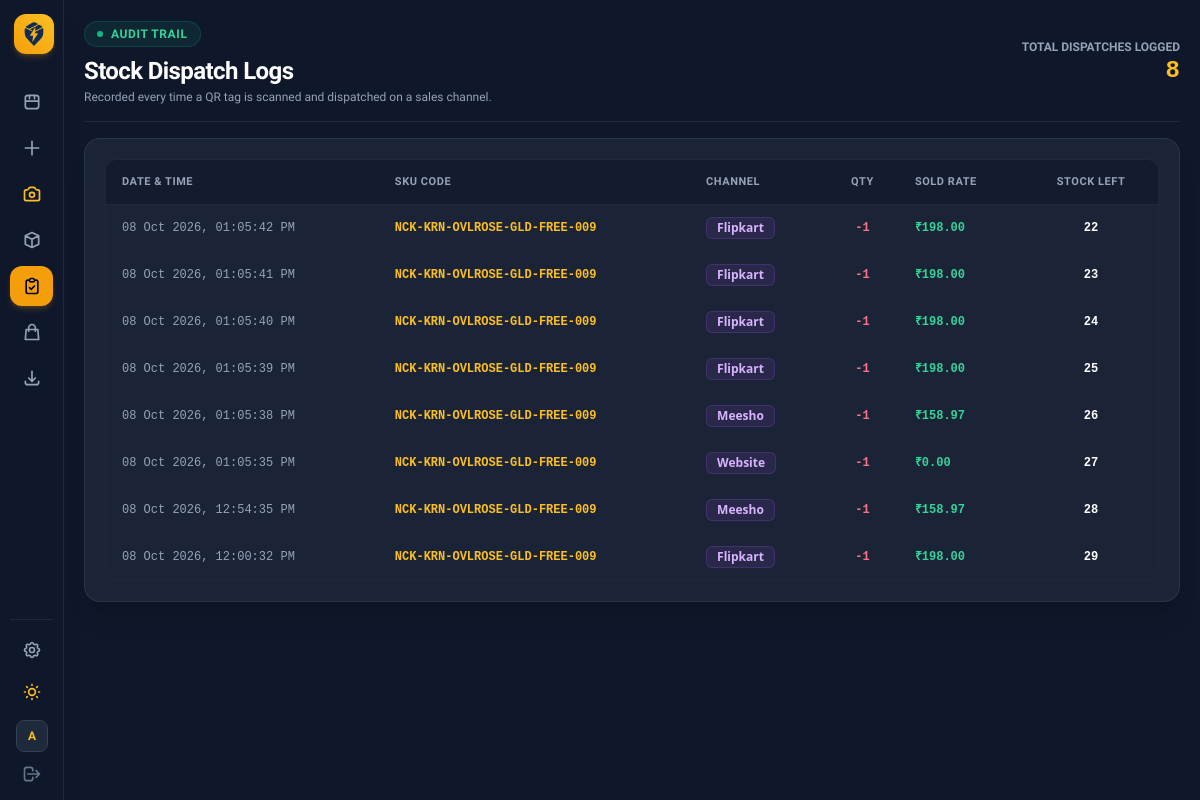
Page /dispatch-logs/ (signed in) on the earlier database version.
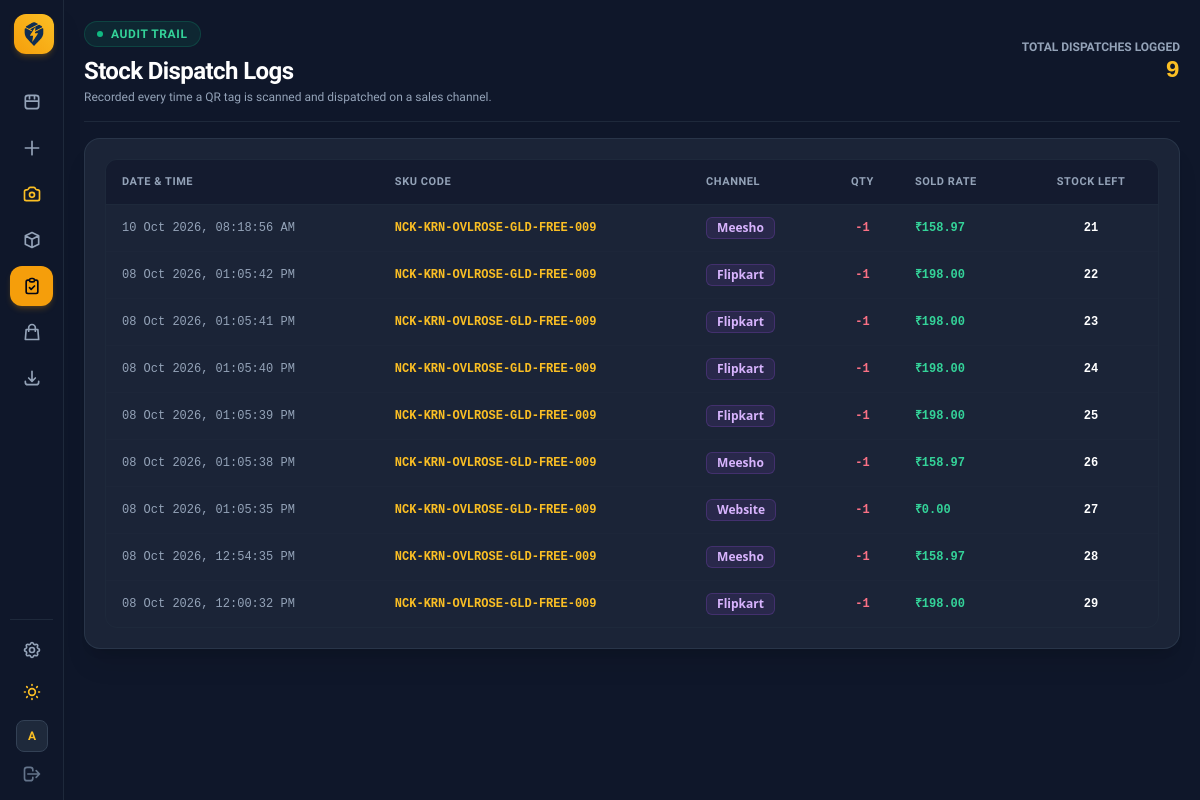
Same page on the later database version.
### sku_manager/models.py (models this page shows, shortened)
class DispatchLog(models.Model):
    sku = models.ForeignKey(JewelrySKU, on_delete=models.CASCADE, related_name='dispatch_logs')
    platform = models.ForeignKey(Platform, on_delete=models.SET_NULL, null=True, blank=True)
    platform_name = models.CharField(max_length=50)
    quantity = models.PositiveIntegerField(default=1)
    sold_price = models.DecimalField(max_digits=10, decimal_places=2, default=0.00)
    stock_after = models.PositiveIntegerField(default=0)
    dispatched_at = models.DateTimeField(auto_now_add=True)
    class Meta:
        ordering = ['-dispatched_at']

class JewelrySKU(models.Model):
    name = models.CharField(max_length=100)
    category = models.CharField(max_length=50, default='General')
    style = models.CharField(max_length=50, blank=True, default='Standard')
    design_model = models.CharField(max_length=50, blank=True, default='')
    size = models.CharField(max_length=30, blank=True, default='Free Size')
    color = models.CharField(max_length=30, blank=True, default='Black')
    number = models.CharField(max_length=10, default='001')
    sku = models.CharField(max_length=100, unique=True, editable=False)
    image = models.ImageField(upload_to='products/', null=True, blank=True)
    is_listed = models.BooleanField(default=True)
    batch_no = models.CharField(max_length=50, blank=True, default='')
    stock = models.PositiveIntegerField(default=0)
    storage_box = models.ForeignKey(StorageBox, on_delete=models.SET_NULL, null=True, blank=True, related_name='skus')
    section_name = models.CharField(max_length=50, blank=True, default='Main Slot')
    purchase_price = models.DecimalField(max_digits=10, decimal_places=2, default=0.00)
    selling_price = models.DecimalField(max_digits=10, decimal_places=2, default=0.00)
    created_at = models.DateTimeField(auto_now_add=True)
    updated_at = models.DateTimeField(auto_now=True)
    class Meta:
        ordering = ['-created_at']

### sku_manager/views.py (the view)
# urls.py: path('dispatch-logs/', views.dispatch_logs, name='dispatch_logs'),
@login_required(login_url='login')
def dispatch_logs(request):
    logs = DispatchLog.objects.select_related('sku').all()
    return render(request, 'sku_manager/dispatch_logs.html', {
        'logs': logs,
        'total_dispatches': logs.count(),
        'active_page': 'dispatch_logs',
    })

### templates/sku_manager/dispatch_logs.html (shortened to what this page needs)
{% extends "sku_manager/base.html" %}
{% block content %}
<header class="flex flex-col sm:flex-row sm:items-center justify-between border-b border-slate-200 dark:border-slate-800 pb-4 gap-4">
  <div>
    <div class="inline-flex items-center gap-2 px-3 py-1 rounded-full bg-emerald-500/10 text-emerald-600 dark:text-emerald-400 border border-emerald-500/20 text-xs font-semibold uppercase tracking-wider mb-2">
      <span class="w-1.5 h-1.5 rounded-full bg-emerald-500 animate-pulse"></span>
      Audit Trail
    </div>
    <h1 class="text-2xl font-extrabold text-slate-900 dark:text-white tracking-tight">Stock Dispatch Logs</h1>
    <p class="text-slate-500 dark:text-slate-400 text-xs mt-0.5">Recorded every time a QR tag is scanned and dispatched on a sales channel.</p>
  </div>
  <div class="text-left sm:text-right">
    <div class="text-xs text-slate-500 dark:text-slate-400 uppercase font-semibold">Total Dispatches Logged</div>
    <div class="text-2xl font-black font-mono text-amber-600 dark:text-amber-400">{{ total_dispatches }}</div>
  </div>
</header>
<div class="bg-white dark:bg-slate-800/80 border border-slate-200 dark:border-slate-700/60 rounded-2xl p-4 sm:p-5 shadow-sm dark:shadow-xl space-y-4">
  <div class="overflow-x-auto rounded-xl border border-slate-200 dark:border-slate-800">
    <table class="w-full text-left text-sm text-slate-700 dark:text-slate-300">
      <thead class="bg-slate-50 dark:bg-slate-900/60 text-[11px] uppercase tracking-wider text-slate-500 dark:text-slate-400 border-b border-slate-200 dark:border-slate-800">
        <tr>
          <th class="py-3 px-4 font-semibold">Date & Time</th>
          <th class="py-3 px-4 font-semibold">SKU Code</th>
          <th class="py-3 px-4 font-semibold">Channel</th>
          <th class="py-3 px-4 text-center font-semibold">Qty</th>
          <th class="py-3 px-4 font-semibold">Sold Rate</th>
          <th class="py-3 px-4 text-center font-semibold">Stock Left</th>
        </tr>
      </thead>
      <tbody class="divide-y divide-slate-100 dark:divide-slate-800/60 font-mono text-xs">
        {% for log in logs %}
          <tr class="hover:bg-slate-50 dark:hover:bg-slate-800/30 transition">
            <td class="py-3 px-4 text-slate-500 dark:text-slate-400">{{ log.dispatched_at|date:"d M Y, h:i:s A" }}</td>
            <td class="py-3 px-4 font-bold text-amber-600 dark:text-amber-400">{{ log.sku.sku }}</td>
            <td class="py-3 px-4 font-sans font-semibold">
              <span class="inline-flex items-center gap-1.5 px-2.5 py-0.5 rounded-md bg-purple-500/10 border border-purple-500/20 text-purple-700 dark:text-purple-300 text-xs font-semibold">
                {{ log.platform_name }}
              </span>
            </td>
            <td class="py-3 px-4 text-center text-rose-500 dark:text-rose-400 font-bold">-{{ log.quantity }}</td>
            <td class="py-3 px-4 text-emerald-600 dark:text-emerald-400 font-bold">₹{{ log.sold_price }}</td>
            <td class="py-3 px-4 text-center text-slate-900 dark:text-white font-bold">{{ log.stock_after }}</td>
          </tr>
        {% empty %}
          <tr>
            <td colspan="6" class="text-center py-12 text-slate-400 dark:text-slate-500 text-xs font-sans">
              No sales dispatches logged yet. Scan any tag to register your first sale!
            </td>
          </tr>
        {% endfor %}
      </tbody>
    </table>
  </div>
</div>
{% endblock %}

### templates/sku_manager/base.html (shortened to what this page needs)
{% load static %}
<!DOCTYPE html>
<html lang="en" class="dark">
<head>
  <script src="https://cdn.tailwindcss.com"></script>
</head>
<body class="bg-slate-100 text-slate-800 dark:bg-slate-900 dark:text-slate-100 min-h-screen flex antialiased transition-colors duration-200">
  <aside class="group fixed left-0 top-0 z-40 h-screen w-16 hover:w-60 transition-all duration-300 ease-in-out bg-white border-r border-slate-200 dark:bg-slate-900 dark:border-slate-800 flex flex-col justify-between p-2.5 shadow-xl overflow-hidden">
    <div class="space-y-6">
      <a href="{% url 'inventory_list' %}" class="flex items-center gap-3 px-1 py-1">
        <div class="w-10 h-10 min-w-[40px] rounded-xl bg-gradient-to-tr from-amber-500 to-amber-400 flex items-center justify-center shadow-md shadow-amber-500/20 text-slate-950">
          <img src="{% static 'tatkal-pick-icon.svg' %}" class="w-7 h-7 object-contain" alt="Tatkal Pick">
        </div>
      </a>
      <nav class="space-y-1.5">
        <a href="{% url 'inventory_list' %}" title="Inventory"
          class="flex items-center gap-3.5 px-3 py-2.5 rounded-xl transition {% if active_page == 'inventory' %}bg-amber-500 text-slate-950 font-bold shadow-md shadow-amber-500/20{% else %}text-slate-600 dark:text-slate-400 hover:bg-slate-100 dark:hover:bg-slate-800 dark:hover:text-white{% endif %}">
          <svg class="w-5 h-5 min-w-[20px]" fill="none" stroke="currentColor" viewBox="0 0 24 24"><path stroke-linecap="round" stroke-linejoin="round" stroke-width="2" d="M4 7v10c0 2 1.5 3 3.5 3h9c2 0 3.5-1 3.5-3V7c0-2-1.5-3-3.5-3h-9C5.5 4 4 5 4 7zm0 4h16M9 4v4m6-4v4"></path></svg>
        </a>
        <a href="{% url 'product_master' %}" title="Add Products & Catalog"
          class="flex items-center gap-3.5 px-3 py-2.5 rounded-xl transition {% if active_page == 'products' %}bg-amber-500 text-slate-950 font-bold shadow-md shadow-amber-500/20{% else %}text-slate-600 dark:text-slate-400 hover:bg-slate-100 dark:hover:bg-slate-800 dark:hover:text-white{% endif %}">
          <svg class="w-5 h-5 min-w-[20px]" fill="none" stroke="currentColor" viewBox="0 0 24 24"><path stroke-linecap="round" stroke-linejoin="round" stroke-width="2" d="M12 4v16m8-8H4"></path></svg>
        </a>
        <a href="{% url 'sku_scanner' %}" title="Camera Scanner"
          class="flex items-center gap-3.5 px-3 py-2.5 rounded-xl transition {% if active_page == 'scanner' %}bg-amber-500 text-slate-950 font-bold shadow-md shadow-amber-500/20{% else %}text-amber-600 dark:text-amber-400 hover:bg-slate-100 dark:hover:bg-slate-800{% endif %}">
        </a>
        <a href="{% url 'box_manager' %}" title="Storage Boxes"
          class="flex items-center gap-3.5 px-3 py-2.5 rounded-xl transition {% if active_page == 'boxes' %}bg-amber-500 text-slate-950 font-bold shadow-md shadow-amber-500/20{% else %}text-slate-600 dark:text-slate-400 hover:bg-slate-100 dark:hover:bg-slate-800 dark:hover:text-white{% endif %}">
          <svg class="w-5 h-5 min-w-[20px]" fill="none" stroke="currentColor" viewBox="0 0 24 24"><path stroke-linecap="round" stroke-linejoin="round" stroke-width="2" d="M20 7l-8-4-8 4m16 0l-8 4m8-4v10l-8 4m0-10L4 7m8 4v10M4 7v10l8 4"></path></svg>
        </a>
        <a href="{% url 'dispatch_logs' %}" title="Dispatch Logs"
          class="flex items-center gap-3.5 px-3 py-2.5 rounded-xl transition {% if active_page == 'dispatch_logs' %}bg-amber-500 text-slate-950 font-bold shadow-md shadow-amber-500/20{% else %}text-slate-600 dark:text-slate-400 hover:bg-slate-100 dark:hover:bg-slate-800 dark:hover:text-white{% endif %}">
          <svg class="w-5 h-5 min-w-[20px]" fill="none" stroke="currentColor" viewBox="0 0 24 24"><path stroke-linecap="round" stroke-linejoin="round" stroke-width="2" d="M9 5H7a2 2 0 00-2 2v12a2 2 0 002 2h10a2 2 0 002-2V7a2 2 0 00-2-2h-2M9 5a2 2 0 002 2h2a2 2 0 002-2M9 5a2 2 0 012-2h2a2 2 0 012 2m-6 9l2 2 4-4"></path></svg>
        </a>
        <a href="{% url 'platform_manager' %}" title="Marketplace Channels"
          class="flex items-center gap-3.5 px-3 py-2.5 rounded-xl transition {% if active_page == 'platforms' %}bg-amber-500 text-slate-950 font-bold shadow-md shadow-amber-500/20{% else %}text-slate-600 dark:text-slate-400 hover:bg-slate-100 dark:hover:bg-slate-800 dark:hover:text-white{% endif %}">
          <svg class="w-5 h-5 min-w-[20px]" fill="none" stroke="currentColor" viewBox="0 0 24 24"><path stroke-linecap="round" stroke-linejoin="round" stroke-width="2" d="M16 11V7a4 4 0 00-8 0v4M5 9h14l1 12H4L5 9z"></path></svg>
        </a>
        <a href="{% url 'sku_export_csv' %}" title="Export CSV"
          class="flex items-center gap-3.5 px-3 py-2.5 rounded-xl transition text-slate-600 dark:text-slate-400 hover:bg-slate-100 dark:hover:bg-slate-800 dark:hover:text-white">
          <svg class="w-5 h-5 min-w-[20px]" fill="none" stroke="currentColor" viewBox="0 0 24 24"><path stroke-linecap="round" stroke-linejoin="round" stroke-width="2" d="M4 16v1a3 3 0 003 3h10a3 3 0 003-3v-1m-4-4l-4 4m0 0l-4-4m4 4V4"></path></svg>
        </a>
      </nav>
    </div>
    <div class="space-y-1.5 pt-3 border-t border-slate-200 dark:border-slate-800">
      <a href="{% url 'app_settings' %}" title="System Settings"
        class="flex items-center gap-3.5 px-3 py-2 rounded-xl transition {% if active_page == 'settings' %}bg-amber-500 text-slate-950 font-bold shadow-md shadow-amber-500/20{% else %}text-slate-600 dark:text-slate-400 hover:bg-slate-100 dark:hover:bg-slate-800 dark:hover:text-white{% endif %}">
      </a>
      <button id="themeToggleBtn" type="button" title="Switch Theme"
        class="w-full flex items-center gap-3.5 px-3 py-2 rounded-xl text-slate-600 dark:text-slate-400 hover:bg-slate-100 dark:hover:bg-slate-800 transition">
      </button>
      {% if request.user.is_authenticated %}
      <div class="flex items-center gap-3 px-1.5 pt-1 overflow-hidden">
        <div class="w-8 h-8 min-w-[32px] rounded-lg bg-slate-200 dark:bg-slate-800 border border-slate-300 dark:border-slate-700 flex items-center justify-center font-bold text-amber-600 dark:text-amber-400 text-xs">
          {{ request.user.username|slice:":1"|upper }}
        </div>
      </div>
      <a href="{% url 'logout' %}" title="Log Out"
        class="flex items-center gap-3 px-3 py-1.5 rounded-xl text-slate-500 hover:bg-rose-500/10 hover:text-rose-500 transition">
        <svg class="w-5 h-5 min-w-[20px]" fill="none" stroke="currentColor" viewBox="0 0 24 24">
          <path stroke-linecap="round" stroke-linejoin="round" stroke-width="2" d="M17 16l4-4m0 0l-4-4m4 4H7m6 4v1a3 3 0 01-3 3H6a3 3 0 01-3-3V7a3 3 0 013-3h4a3 3 0 013 3v1"></path>
        </svg>
      </a>
      {% endif %}
    </div>
  </aside>
  <main class="flex-1 ml-16 p-4 sm:p-5 min-h-screen transition-all duration-300">
    <div class="w-full space-y-4">
      {% block content %}{% endblock %}
    </div>
  </main>
</body>
</html>

### templates/sku_manager/base.html (style rules this page uses)
body { font-family: 'Plus Jakarta Sans', sans-serif; }

Differences in the rows shown:
added DispatchLog: dispatched_at "10 Oct 2026, 08:18:56 AM", sku.sku "NCK-KRN-OVLROSE-GLD-FREE-009", platform_name "Meesho", quantity "1", sold_price "158.97", stock_after "21"
Other differences:
{{ total_dispatches }}: "8" → "9"
